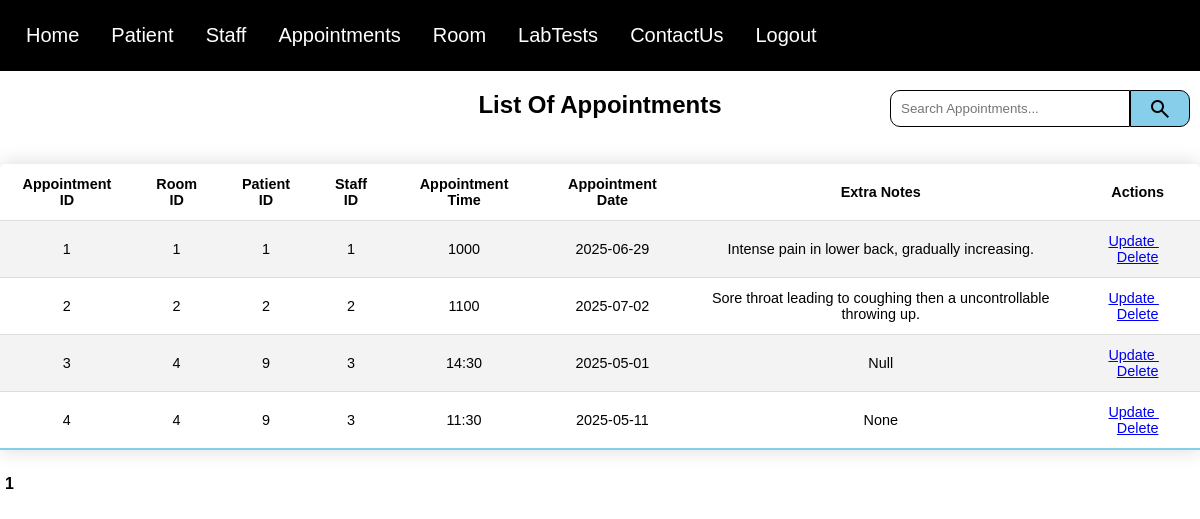
The page /viewAppointment.php (signed in) on the database its author committed.
### tables this page shows
CREATE TABLE "Appointment" (
	"AppointmentID"	INTEGER NOT NULL UNIQUE,
	"RoomID"	INTEGER NOT NULL,
	"PatientID"	INTEGER NOT NULL,
	"StaffID"	INTEGER NOT NULL,
	"AppointmentTime"	TEXT NOT NULL,
	"AppointmentDate"	INTEGER NOT NULL,
	"ExtraNotes"	TEXT,
	PRIMARY KEY("AppointmentID" AUTOINCREMENT),
	FOREIGN KEY("PatientID") REFERENCES "Patient"("PatientID"),
	FOREIGN KEY("RoomID") REFERENCES "Room"("RoomID"),
	FOREIGN KEY("StaffID") REFERENCES "Staff"("StaffID")
);

### viewAppointment.php (the view, shortened to what this page needs)
<!DOCTYPE html>
<?php
require 'PDOconnection.php';
$pdo = getPDOConnection();
$searchTerm = isset($_GET['search']) ? trim($_GET['search']) : '';
$records_per_page = 5;
$current_page = isset($_GET['page']) ? intval($_GET['page']) : 1;
$offset = ($current_page - 1) * $records_per_page;
if ($searchTerm !== '') {
    $stmt = $pdo->prepare("Select Count(*) as total FROM Appointment WHERE PatientID LIKE :search");
    $stmt->execute(['search' => "%$searchTerm%"]);
}   else {
    $stmt = $pdo->query("SELECT COUNT(*) as total FROM Appointment");
}
$total_row = $stmt->fetch(PDO::FETCH_ASSOC);
$total_records = $total_row['total'];
$total_pages = ceil($total_records / $records_per_page);
if ($searchTerm !== '') {
    $stmt = $pdo->prepare("SELECT * FROM Appointment WHERE PatientID Like :search LIMIT :limit OFFSET :offset");
    $stmt->bindValue(':search', "%$searchTerm%", PDO::PARAM_STR);
    $stmt->bindValue(':limit', $records_per_page, PDO::PARAM_INT);
    $stmt->bindValue(':offset', $offset, PDO::PARAM_INT);
    $stmt->execute();
} else {
    $stmt = $pdo->prepare("SELECT * FROM Appointment LIMIT :limit OFFSET :offset");
    $stmt->bindValue(':limit', $records_per_page, PDO::PARAM_INT);
    $stmt->bindValue(':offset', $offset, PDO::PARAM_INT);
    $stmt->execute();
}
$appointments = $stmt->fetchALL(PDO::FETCH_ASSOC);
?>
<html lang="en">
<head>
    <link rel="stylesheet" href="loginstyle.css" />
</head>
<body>
        <?php
            include("navbar.php");
        ?>
    <div>
        <h2 class="centered-header">List Of Appointments</h2>
    </div>
    <form class="SearchForm" method="GET" action="">
            <input id="SearchBar" type="text" name="search" placeholder="Search Appointments..." value="<?=htmlspecialchars($_GET['search'] ?? '') ?>">
            <button id="SearchButton" type="submit">
                <span class="material-symbols-outlined">search</span>
            </button>
        </form>
    <div>
      <?php
        echo "<table>";
        echo "<tr> <th>Appointment ID</th> <th>Room ID</th> <th>Patient ID</th> <th>Staff ID</th><th>Appointment Time</th><th>Appointment Date</th> <th>Extra Notes</th> <th>Actions</th></tr>";
        foreach ($appointments as $row) {
            $AppointmentID = htmlspecialchars($row['AppointmentID']);
            $RoomID = htmlspecialchars($row['RoomID']);
            $PatientID = htmlspecialchars($row['PatientID']);
            $StaffID = htmlspecialchars($row['StaffID']);
            $AppointmentTime = htmlspecialchars($row['AppointmentTime']);
            $AppointmentDate = htmlspecialchars($row['AppointmentDate']);
            $ExtraNotes = htmlspecialchars($row['ExtraNotes']);
           echo "<tr>
                  <td>$AppointmentID</td>
                  <td>$RoomID</td>
                  <td>$PatientID</td>
                  <td>$StaffID</td>
                  <td>$AppointmentTime</td>
                  <td>$AppointmentDate</td>
                  <td>$ExtraNotes</td>
                  <td>
                   <a href='updateAppointmentPage.php?AppointmentID=$AppointmentID'> Update </a> &nbsp;&nbsp;
                   <a href='deleteAppointment.php?AppointmentID=$AppointmentID' onclick='return confirm(\"Are you sure you would like to delete this record?\");' class='action-link delete'>Delete</a>
                </tr>";
        }
        echo "</table>";
        echo "<div class='pagination'>";
        $queryString = '';
        for ($i = 1; $i <= $total_pages; $i++) {
            if ($i == $current_page) {
                echo "<strong>$i</strong> ";
            } else {
                echo "<a href='?page=$i$queryString'>$i</a> ";
            }
        }
        echo "</div>";
     ?>
    </div>
</body>
</html>

### loginstyle.css (style rules this page uses)
body { font-family: Arial, sans-serif; display: flex; flex-direction: column; min-height: 100vh; margin: 0; }
.centered-header { text-align: center; }
form { width: 300px; margin: 0 auto; padding: 20px; background: #f9f9f9; border-radius: 8px; }
input[type="text"], input[type="number"], input[type="date"], input[type="email"] { width: calc(100% - 22px); padding: 10px; margin-bottom: 10px; border: 1px solid #ddd; border-radius: 4px; }
button { width: 100%; padding: 10px; background-color: skyblue; color: white; border: none; border-radius: 4px; cursor: pointer; color: black; }
table { width: 100%; border-collapse: collapse; margin: 25px 0; font-size: 0.9em; min-width: 400px; border-radius: 5px 5px 0 0; overflow: hidden; box-shadow: 0 0 20px rgba(0, 0, 0, 0.15); }
th { padding: 12px 15px; }
td { text-align: center; padding: 12px 15px; }
tbody tr { border-bottom: 1px solid #dddddd; }
tbody tr:nth-of-type(even) { background-color: #f3f3f3; }
tbody tr:last-of-type { border-bottom: 2px solid skyblue; }
.pagination strong { margin: 0 5px; font-weight: bold; }

### viewAppointment.php (style rules this page uses)
.SearchForm { display: flex; flex-direction: row; position: fixed; Margin-top: 0px; top: 90px; right: 10px; padding: 0px; background: white; }
#SearchBar { width: 80%; border: 1px solid rgb(0, 0, 0); border-radius: 10px 0px 0px 10px; }
#SearchButton { width: 20%; padding: 0px; margin-bottom: 10px; border: 1px solid,rgb(0, 0, 0); border-radius: 0px 10px 10px 0px; }

### rows shown on the page
appointment: AppointmentID "1", RoomID "1", PatientID "1", StaffID "1", AppointmentTime "1000", AppointmentDate "2025-06-29", ExtraNotes "Intense pain in lower back, gradually increasing."
appointment: AppointmentID "2", RoomID "2", PatientID "2", StaffID "2", AppointmentTime "1100", AppointmentDate "2025-07-02", ExtraNotes "Sore throat leading to coughing then a uncontrollable throwing up."
appointment: AppointmentID "3", RoomID "4", PatientID "9", StaffID "3", AppointmentTime "14:30", AppointmentDate "2025-05-01", ExtraNotes "Null"
appointment: AppointmentID "4", RoomID "4", PatientID "9", StaffID "3", AppointmentTime "11:30", AppointmentDate "2025-05-11", ExtraNotes "None"
